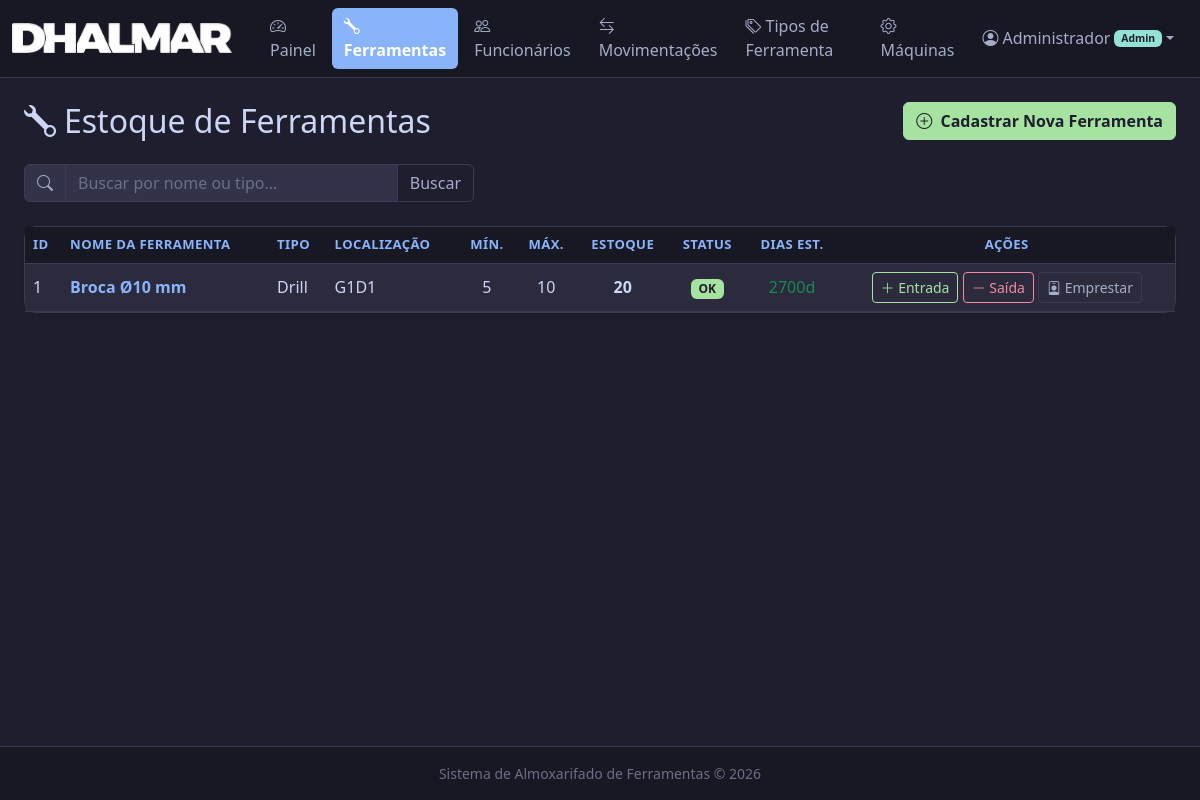
/tools/ (signed in), run on the app's committed database.
### app/models.py (models this page shows, shortened)
class User(Base):
    __tablename__ = "users"
    id = Column(Integer, primary_key=True, index=True)
    username = Column(String(100), nullable=False, unique=True)
    full_name = Column(String(200), nullable=False, default="")
    password_hash = Column(String(255), nullable=False)
    role = Column(String(10), nullable=False, default="USER")  # ADMIN or USER
    active = Column(Integer, default=1)  # 1=active, 0=disabled
    created_at = Column(DateTime, default=datetime.utcnow)

class Tool(Base):
    __tablename__ = "tools"
    id = Column(Integer, primary_key=True, index=True)
    name = Column(String(200), nullable=False)
    tool_type_id = Column(Integer, ForeignKey("tool_types.id"), nullable=False)
    description = Column(Text, default="")
    location = Column(String(10), default="")  # G<n>D<n> e.g. G1D27
    min_stock = Column(Integer, default=0)
    max_stock = Column(Integer, default=0)
    current_stock = Column(Integer, default=0)
    unit_cost = Column(Float, default=0.0)           # Cost per unit (R$)
    is_critical = Column(Integer, default=0)          # 1 = critical for production
    avg_lifespan_hours = Column(Float, default=0.0)   # Average life in hours before replacement
    tool_type = relationship("ToolType", back_populates="tools")
    parameters = relationship("ToolParameter", back_populates="tool", cascade="all, delete-orphan")
    movements = relationship("Movement", back_populates="tool")

class ToolType(Base):
    __tablename__ = "tool_types"
    id = Column(Integer, primary_key=True, index=True)
    name = Column(String(100), nullable=False, unique=True)
    tools = relationship("Tool", back_populates="tool_type")

### app/routers/tools.py (the view)
@router.get("/")
def tools_list(
    request: Request,
    search: str = Query("", alias="search"),
    db: Session = Depends(get_db),
):
    query = db.query(Tool).join(ToolType)
    if search:
        like = f"%{search}%"
        query = query.filter(
            (Tool.name.ilike(like)) | (ToolType.name.ilike(like))
        )
    tools = query.order_by(Tool.name).all()
    tools_with_pred = []
    for tool in tools:
        days = predict_days_until_min_stock(db, tool)
        tools_with_pred.append({"tool": tool, "days_remaining": days})
    employees = db.query(Employee).order_by(Employee.name).all()
    machines = db.query(Machine).order_by(Machine.name).all()
    return request.app.state.templates.TemplateResponse(
        "tools/index.html",
        {
            "request": request,
            "tools": tools_with_pred,
            "employees": employees,
            "machines": machines,
            "search": search,
        },
    )

### app/templates/tools/index.html (shortened to what this page needs)
{% extends "base.html" %}
{% set active_page = "tools" %}
{% block content %}
<div class="d-flex justify-content-between align-items-center mb-4 flex-wrap gap-2">
    <h2 class="mb-0"><i class="bi bi-wrench me-2"></i>Estoque de Ferramentas</h2>
    <a href="/tools/create" class="btn btn-success">
        <i class="bi bi-plus-circle me-1"></i> Cadastrar Nova Ferramenta
    </a>
</div>
<form method="GET" action="/tools" class="mb-4">
    <div class="input-group" style="max-width: 450px;">
        <span class="input-group-text"><i class="bi bi-search"></i></span>
        <input type="text" name="search" class="form-control"
               placeholder="Buscar por nome ou tipo..." value="{{ search }}">
        <button class="btn btn-outline-secondary" type="submit">Buscar</button>
    </div>
</form>
<div class="card shadow-sm">
    <div class="card-body p-0">
        <div class="table-responsive">
            <table class="table table-hover table-striped mb-0 align-middle">
                <thead class="table-dark">
                    <tr>
                        <th>ID</th>
                        <th>Nome da Ferramenta</th>
                        <th>Tipo</th>
                        <th>Localização</th>
                        <th class="text-center">Mín.</th>
                        <th class="text-center">Máx.</th>
                        <th class="text-center">Estoque</th>
                        <th class="text-center">Status</th>
                        <th class="text-center">Dias Est.</th>
                        <th class="text-center">Ações</th>
                    </tr>
                </thead>
                <tbody>
                {% for item in tools %}
                {% set t = item.tool %}
                    <tr>
                        <td>{{ t.id }}</td>
                        <td>
                            <a href="/tools/{{ t.id }}" class="text-decoration-none fw-semibold">
                                {{ t.name }}
                            </a>
                        </td>
                        <td>{{ t.tool_type.name }}</td>
                        <td>{{ t.location or "—" }}</td>
                        <td class="text-center">{{ t.min_stock }}</td>
                        <td class="text-center">{{ t.max_stock }}</td>
                        <td class="text-center fw-bold">{{ t.current_stock }}</td>
                        <td class="text-center">
                            {% if t.status == "CRITICAL" %}
                                <span class="badge bg-danger">CRÍTICO</span>
                            {% elif t.status == "LOW STOCK" %}
                                <span class="badge bg-warning text-dark">ESTOQUE BAIXO</span>
                            {% else %}
                                <span class="badge bg-success">OK</span>
                            {% endif %}
                        </td>
                        <td class="text-center">
                            {% if item.days_remaining is none %}
                                <span class="text-muted small">—</span>
                            {% elif item.days_remaining == 0 %}
                                <span class="badge bg-danger">0</span>
                            {% elif item.days_remaining < 30 %}
                                <span class="badge bg-warning text-dark">{{ item.days_remaining }}d</span>
                            {% else %}
                                <span class="text-success">{{ item.days_remaining }}d</span>
                            {% endif %}
                        </td>
                        <td class="text-center text-nowrap">
                            <button class="btn btn-sm btn-outline-success"
                                    data-bs-toggle="modal"
                                    data-bs-target="#movementModal"
                                    onclick="prepareMovement({{ t.id }}, '{{ t.name }}', 'IN', 'REPOSICAO')">
                                <i class="bi bi-plus-lg"></i> Entrada
                            </button>
                            <button class="btn btn-sm btn-outline-danger"
                                    data-bs-toggle="modal"
                                    data-bs-target="#movementModal"
                                    onclick="prepareMovement({{ t.id }}, '{{ t.name }}', 'OUT', 'REPOSICAO')">
                                <i class="bi bi-dash-lg"></i> Saída
                            </button>
                            <button class="btn btn-sm btn-outline-secondary"
                                    data-bs-toggle="modal"
                                    data-bs-target="#movementModal"
                                    onclick="prepareMovement({{ t.id }}, '{{ t.name }}', 'OUT', 'EMPRESTIMO')">
                                <i class="bi bi-person-badge"></i> Emprestar
                            </button>
                        </td>
                    </tr>
                {% endfor %}
                </tbody>
            </table>
        </div>
    </div>
</div>
{% endblock %}

### app/templates/base.html (shortened to what this page needs)
<!DOCTYPE html>
<html lang="pt-BR" data-bs-theme="dark">
<head>
    <link href="https://cdn.jsdelivr.net/npm/bootstrap@5.3.3/dist/css/bootstrap.min.css"
          rel="stylesheet">
    <link href="https://cdn.jsdelivr.net/npm/bootstrap-icons@1.11.3/font/bootstrap-icons.min.css"
          rel="stylesheet">
    <link href="/static/css/style.css" rel="stylesheet">
</head>
<body>
<nav class="navbar navbar-expand-lg navbar-dark bg-dark shadow-sm">
    <div class="container-fluid">
        <a class="navbar-brand d-flex align-items-center" href="/">
            <img src="/static/images/DHALMARLOGO.png" alt="Logo" class="me-2" style="width: 220px; height: 30px;">
        </a>
        <div class="collapse navbar-collapse" id="navMain">
            <ul class="navbar-nav me-auto mb-2 mb-lg-0">
                <li class="nav-item">
                    <a class="nav-link {% if active_page == 'dashboard' %}active{% endif %}"
                       href="/"><i class="bi bi-speedometer2 me-1"></i>Painel</a>
                </li>
                <li class="nav-item">
                    <a class="nav-link {% if active_page == 'tools' %}active{% endif %}"
                       href="/tools"><i class="bi bi-wrench me-1"></i>Ferramentas</a>
                </li>
                <li class="nav-item">
                    <a class="nav-link {% if active_page == 'employees' %}active{% endif %}"
                       href="/employees"><i class="bi bi-people me-1"></i>Funcionários</a>
                </li>
                <li class="nav-item">
                    <a class="nav-link {% if active_page == 'movements' %}active{% endif %}"
                       href="/movements"><i class="bi bi-arrow-left-right me-1"></i>Movimentações</a>
                </li>
                <li class="nav-item">
                    <a class="nav-link {% if active_page == 'tool_types' %}active{% endif %}"
                       href="/tool-types"><i class="bi bi-tags me-1"></i>Tipos de Ferramenta</a>
                </li>
                <li class="nav-item">
                    <a class="nav-link {% if active_page == 'machines' %}active{% endif %}"
                       href="/machines"><i class="bi bi-gear me-1"></i>Máquinas</a>
                </li>
            </ul>
            {% if request.state.current_user %}
            <ul class="navbar-nav ms-auto">
                <li class="nav-item dropdown">
                    <a class="nav-link dropdown-toggle d-flex align-items-center" href="#"
                       id="userDropdown" role="button" data-bs-toggle="dropdown" aria-expanded="false">
                        <i class="bi bi-person-circle me-1"></i>
                        {{ request.state.current_user.full_name or request.state.current_user.username }}
                        {% if request.state.current_user.role == 'ADMIN' %}
                        <span class="badge bg-info ms-1" style="font-size: 0.65rem;">Admin</span>
                        {% endif %}
                    </a>
                </li>
            </ul>
            {% endif %}
        </div>
    </div>
</nav>
<main class="container-fluid py-4 px-4">
    {% block content %}{% endblock %}
</main>
<footer class="text-center text-muted py-3 border-top mt-auto small">
    Sistema de Almoxarifado de Ferramentas &copy; 2026
</footer>
</body>
</html>

### app/static/css/style.css (style rules this page uses)
:root { --bg-primary: #1e1e2e; --bg-secondary: #252536; --bg-tertiary: #2b2b3d; --bg-card: #2b2b3d; --bg-card-header: #32324a; --bg-input: #32324a; --bg-navbar: #181825; --text-primary: #cdd6f4; --text-secondary: #a6adc8; --text-muted: #6c7086; --border-color: #3b3b53; --accent-blue: #89b4fa; --accent-green: #a6e3a1; --accent-red: #f38ba8; --accent-yellow: #f9e2af; --accent-purple: #cba6f7; --accent-teal: #94e2d5; --accent-orange: #fab387; --hover-bg: #35355a; --shadow-color: rgba(0, 0, 0, 0.3); }
body { background-color: var(--bg-primary); color: var(--text-primary); min-height: 100vh; display: flex; flex-direction: column; font-family: 'Segoe UI', system-ui, -apple-system, sans-serif; }
main { flex: 1; }
.navbar { background-color: var(--bg-navbar) !important; border-bottom: 1px solid var(--border-color); box-shadow: 0 2px 8px var(--shadow-color); }
.navbar-brand { font-weight: 700; font-size: 1.25rem; letter-spacing: 0.5px; color: var(--accent-blue) !important; }
.navbar-dark .navbar-nav .nav-link, .navbar .nav-link { color: var(--text-secondary) !important; transition: color 0.2s ease, background-color 0.2s ease; border-radius: 6px; padding: 0.4rem 0.75rem !important; margin: 0 2px; }
.navbar-dark .navbar-nav .nav-link.active, .navbar .nav-link.active { color: #fff !important; background-color: var(--accent-blue); font-weight: 600; }
.card { border: 1px solid var(--border-color); border-radius: 0.75rem; background-color: var(--bg-card); box-shadow: 0 2px 8px var(--shadow-color); transition: transform 0.15s ease, box-shadow 0.15s ease; }
.card-body { background-color: var(--bg-card); color: var(--text-primary); border-radius: 0.75rem; }
.table { color: var(--text-primary); --bs-table-bg: var(--bg-card); --bs-table-color: var(--text-primary); --bs-table-border-color: var(--border-color); --bs-table-striped-bg: var(--bg-tertiary); --bs-table-striped-color: var(--text-primary); --bs-table-hover-bg: var(--hover-bg); --bs-table-hover-color: var(--text-primary); }
.table th { font-size: 0.82rem; text-transform: uppercase; letter-spacing: 0.4px; color: var(--text-secondary); border-bottom-color: var(--border-color); }
.table td { vertical-align: middle; border-bottom-color: var(--border-color); }
.table-dark { --bs-table-bg: var(--bg-navbar) !important; --bs-table-color: var(--text-primary); --bs-table-border-color: var(--border-color); }
thead.table-dark th { background-color: var(--bg-navbar) !important; color: var(--accent-blue); border-color: var(--border-color) !important; }
.form-control, .form-select { background-color: var(--bg-input); border-color: var(--border-color); color: var(--text-primary); transition: border-color 0.2s ease, box-shadow 0.2s ease; }
.form-control::placeholder { color: var(--text-muted); }
.input-group-text { background-color: var(--bg-card-header); border-color: var(--border-color); color: var(--text-secondary); }
.btn-success { background-color: var(--accent-green); border-color: var(--accent-green); color: #1e1e2e; font-weight: 600; }
.btn-outline-secondary { border-color: var(--border-color); color: var(--text-secondary); }
.btn-outline-success { border-color: var(--accent-green); color: var(--accent-green); }
.btn-outline-danger { border-color: var(--accent-red); color: var(--accent-red); }
.badge { font-weight: 600; }
.badge.bg-success { background-color: var(--accent-green) !important; color: #1e1e2e; }
.badge.bg-info { background-color: var(--accent-teal) !important; color: #1e1e2e; }
footer { font-size: 0.85rem; background-color: var(--bg-navbar); border-top-color: var(--border-color) !important; color: var(--text-muted) !important; }
.border-top { border-top-color: var(--border-color) !important; }
.text-muted { color: var(--text-muted) !important; }
a { color: var(--accent-blue); }

### data on the page
User: state.current_user "Administrador"
Tool: id "1", name "Broca Ø10 mm", location "G1D1", min_stock "5", max_stock "10", current_stock "20"
ToolType: tool_type.name "Drill"

### other printed values
{{ item.days_remaining }} "2700"
